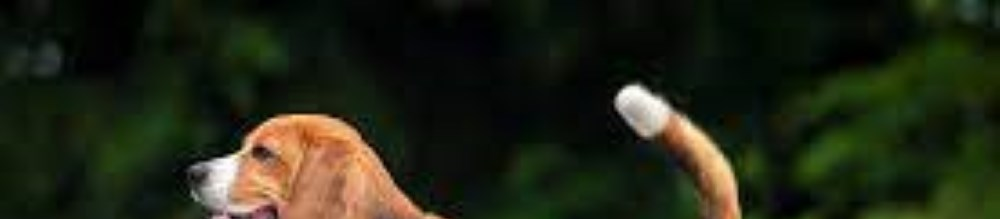
#> input picture eya/received_parts/part0.png, 1000 x 219 px, found by its file name
$ jupyter execute 'Traitement__d'"'"'image_oper_sobel.ipynb'
#> lines starting #> are read from the running program, lines starting #| are printed output that depends on the picture; after the words box and inside, x2 and y2 are one past the last pixel; in counts of white or black regions, pixels touching at a corner belong together
#> further down, image is the input picture: shape (219, 1000, 3); mean B, G, R 21.2, 37.7, 33.7
# Importation des bibliotheques necessaires

[cell 1]
from google.colab.patches import cv2_imshow
import cv2
import numpy as np
import os
from google.colab import files

# Traitement d'augmentation de luminosité d'image

[cell 2]
def increase_brightness(image, brightness):
#> called with brightness = 100
  gray_image = cv2.cvtColor(image, cv2.COLOR_BGR2GRAY)
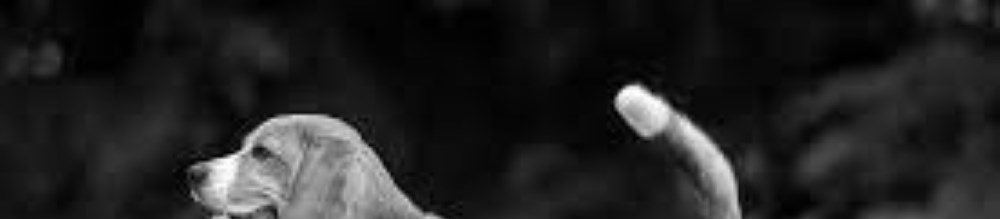
#> gray_image: shape (219, 1000); min 0, max 254, mean 34.6
  bright_image = gray_image + brightness
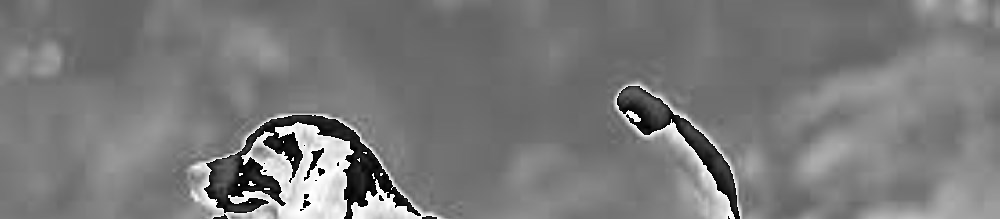
#> bright_image: shape (219, 1000); min 0, max 255, mean 121.7
  bright_image = np.clip(bright_image, 0, 255)
  bright_image = cv2.cvtColor(bright_image, cv2.COLOR_GRAY2BGR)
#> bright_image: shape (219, 1000, 3)
  return bright_image

# Détection des contours avec l'opérateur de Canny

[cell 3]
def detect_edges_canny(image):
    gray = cv2.cvtColor(image, cv2.COLOR_BGR2GRAY)
    edges = cv2.Canny(gray, 50, 150)  # Les valeurs 50 et 150 sont des seuils min et max
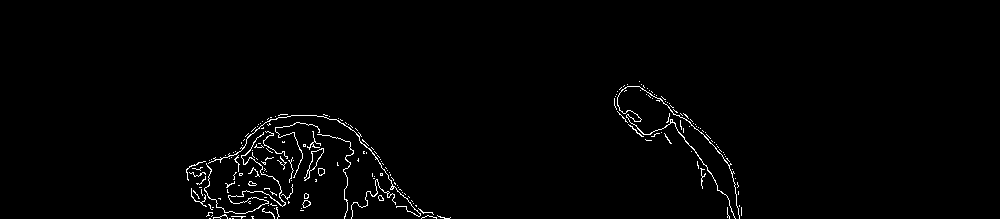
#> edges: shape (219, 1000); 1.4% white in thin lines or dots, all inside (x1, y1, x2, y2) = (186, 81, 742, 219)

    return edges

# Chargement, traitement et téléchargement d'images

[cell 4]
image = cv2.imread("/content/part0.png")
cv2_imshow(image)

# Appliquer vos fonctions sur l'image
image1 = increase_brightness(image, 100)
image2 = detect_edges_canny(image1)
cv2_imshow(image2)

# Enregistrer l'image dans le répertoire actuel
image_path = "part1.png"
cv2.imwrite(image_path, image2)
print(f"L'image a été enregistrée : {image_path}")

# Télécharger l'image sur votre bureau à partir de Colab
files.download(image_path)
